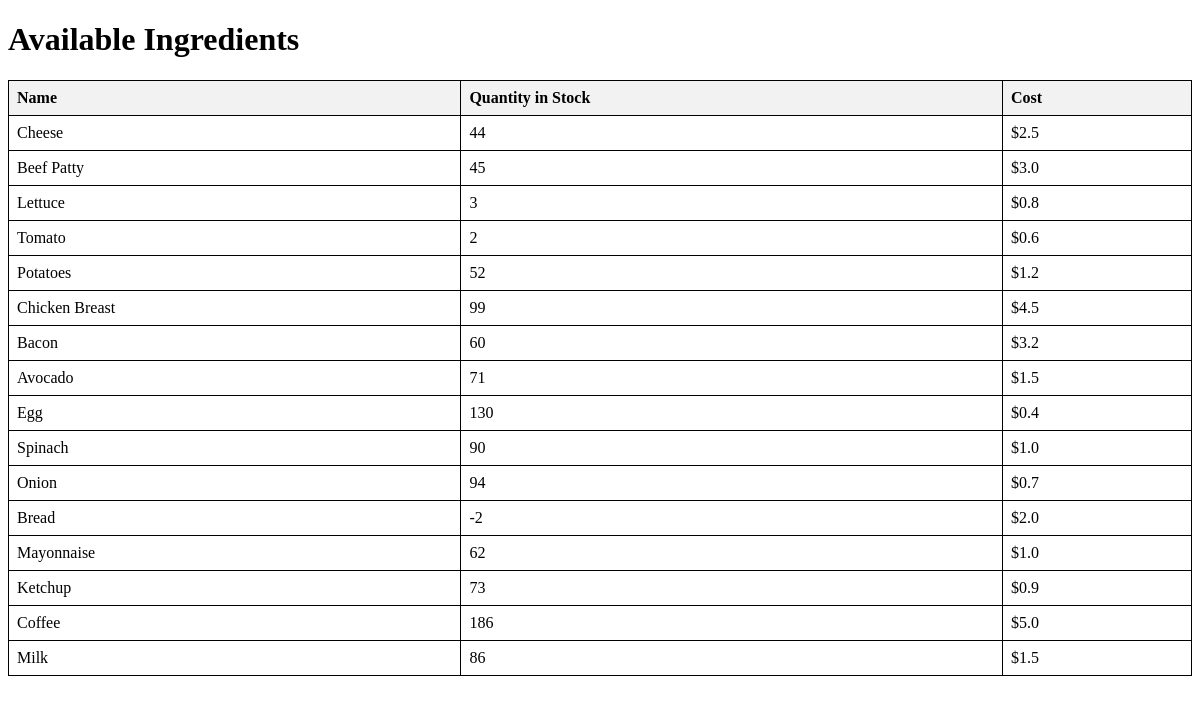
Before: /ingredients_list with the older database file.
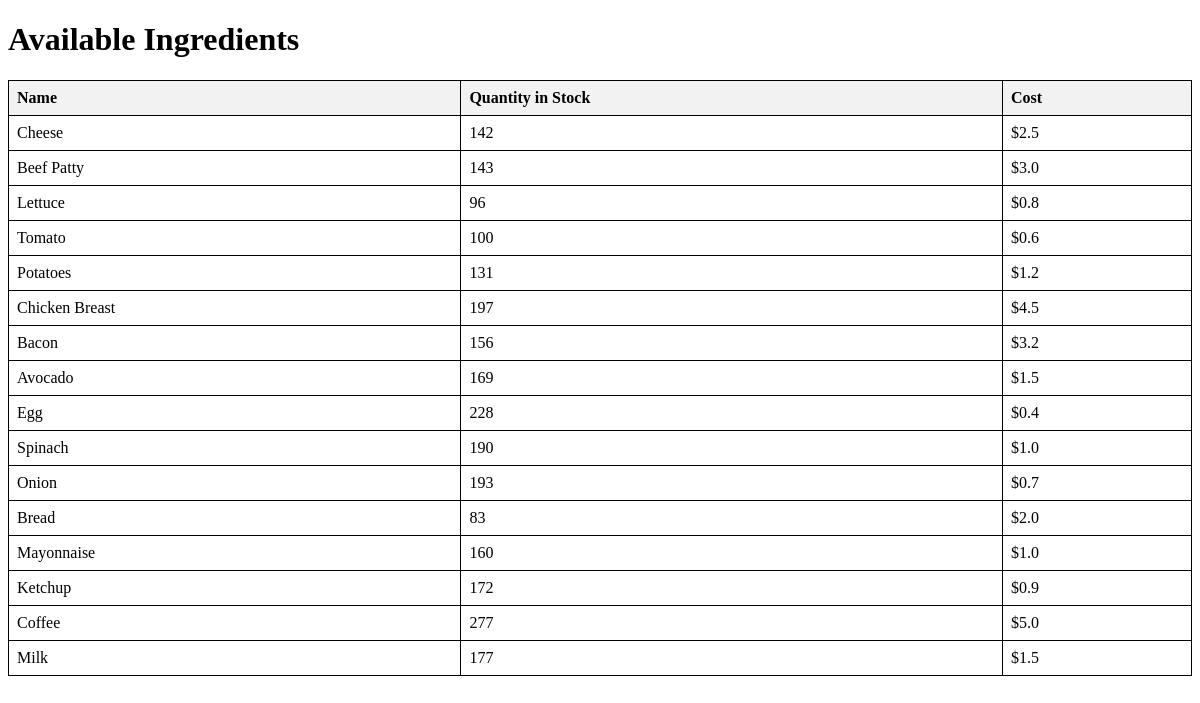
After: the same page with the newer database file.
### restaurant/models.py (models this page shows, shortened)
class Ingredient(models.Model):
    name = models.CharField(max_length=100)
    quantity_in_stock = models.IntegerField(help_text="Quantity available in stock")
    cost = models.FloatField(default=0.0, null=False, blank=False)

### restaurant/views.py (the view)
# urls.py: path("ingredients_list", views.ingredients_list, name='ingredients_list'),
def ingredients_list(request):
    ingredients = Ingredient.objects.all()  # Fetch all ingredients from the database
    return render(request, 'restaurant/ingredients_list.html', {'ingredients': ingredients})

### restaurant/templates/restaurant/ingredients_list.html (shortened to what this page needs)
<!DOCTYPE html>
<html lang="en">
<head>
</head>
<body>
<h1>Available Ingredients</h1>
<table>
    <thead>
        <tr>
            <th>Name</th>
            <th>Quantity in Stock</th>
            <th>Cost</th>
        </tr>
    </thead>
    <tbody>
        {% for ingredient in ingredients %}
        <tr>
            <td>{{ ingredient.name }}</td>
            <td>{{ ingredient.quantity_in_stock }}</td>
            <td>${{ ingredient.cost }}</td>
        </tr>
        {% empty %}
        <tr>
            <td colspan="3">No ingredients available.</td>
        </tr>
        {% endfor %}
    </tbody>
</table>
</body>
</html>

### restaurant/templates/restaurant/ingredients_list.html (style rules this page uses)
table { width: 100%; border-collapse: collapse; }
table, th, td { border: 1px solid black; }
th, td { padding: 8px; text-align: left; }
th { background-color: #f2f2f2; }

Changed rows visible on the page:
changed Ingredient "Cheese": quantity_in_stock "44" → "142"
changed Ingredient "Beef Patty": quantity_in_stock "45" → "143"
changed Ingredient "Lettuce": quantity_in_stock "3" → "96"
changed Ingredient "Tomato": quantity_in_stock "2" → "100"
changed Ingredient "Potatoes": quantity_in_stock "52" → "131"
changed Ingredient "Chicken Breast": quantity_in_stock "99" → "197"
changed Ingredient "Bacon": quantity_in_stock "60" → "156"
changed Ingredient "Avocado": quantity_in_stock "71" → "169"
changed Ingredient "Egg": quantity_in_stock "130" → "228"
changed Ingredient "Spinach": quantity_in_stock "90" → "190"
changed Ingredient "Onion": quantity_in_stock "94" → "193"
changed Ingredient "Bread": quantity_in_stock "-2" → "83"
changed Ingredient "Mayonnaise": quantity_in_stock "62" → "160"
changed Ingredient "Ketchup": quantity_in_stock "73" → "172"
changed Ingredient "Coffee": quantity_in_stock "186" → "277"
changed Ingredient "Milk": quantity_in_stock "86" → "177"
